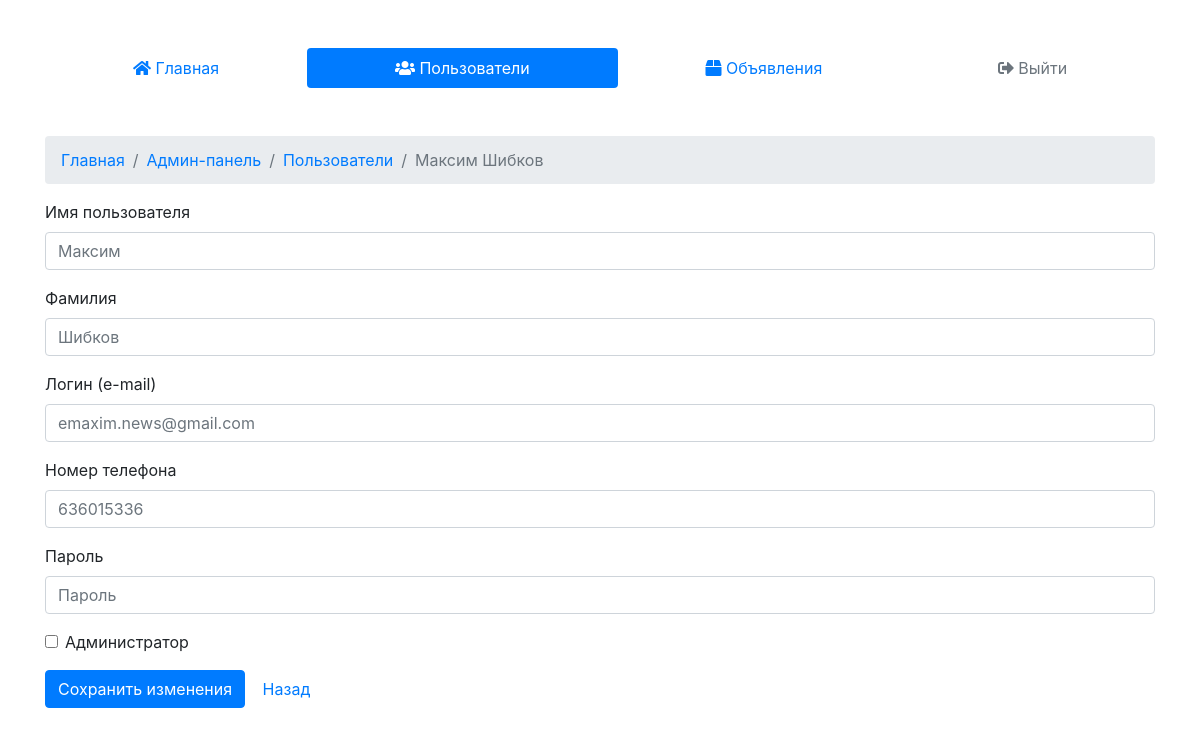
Before: /admin/users/edit/6 (signed in) with the older database file.
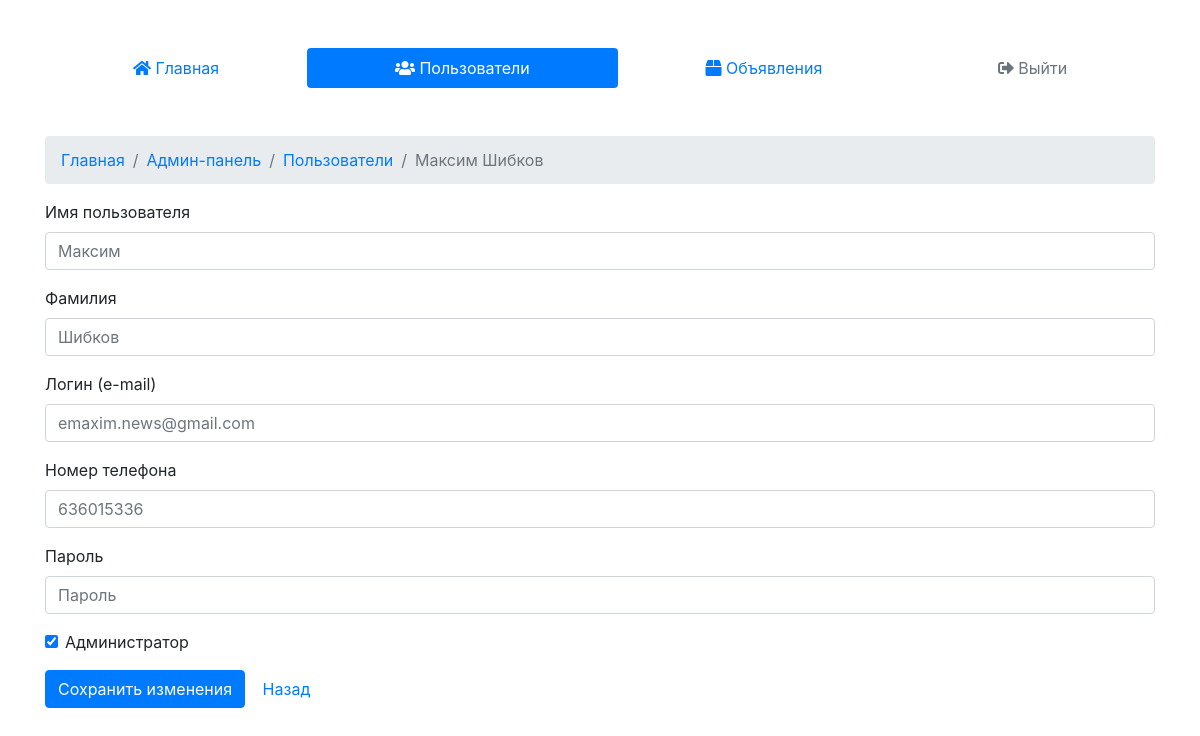
After: the same page with the newer database file.
### tables this page shows
CREATE TABLE `users` (
  `user_id` int(11) NOT NULL,
  `email` varchar(255) NOT NULL,
  `password` varchar(255) NOT NULL,
  `name` varchar(255) NOT NULL,
  `surname` varchar(255) NOT NULL,
  `phone` varchar(255) NOT NULL,
  `admin` int(11) NOT NULL DEFAULT '0'
);

### core/classes/User.class.php (called while the page is built, shortened)
<?php
	class User {
		public static function get($user_id = null) {
			$db = new DB();
			$sel_user = $db->conn()->prepare("SELECT * FROM `users` WHERE `user_id`=:user_id");
			$sel_user->bindParam(":user_id", $user_id);
			$sel_user->execute();
			$sel_user = $sel_user->fetch(PDO::FETCH_ASSOC);
			return $sel_user;
		}
	}
?>

### core/classes/DB.class.php (called while the page is built)
<?php
	class DB {
		private $pdo;
		public function __construct() {
			$dsn = "mysql:host=localhost;dbname=mbk_shop_user;charset=utf8";
			$opt = [
					PDO::ATTR_ERRMODE            => PDO::ERRMODE_EXCEPTION,
					PDO::ATTR_DEFAULT_FETCH_MODE => PDO::FETCH_ASSOC,
					PDO::ATTR_EMULATE_PREPARES   => false,
			];
			$test_pdo = new PDO($dsn, "olga", "olga", $opt);
			if ($test_pdo == true) {
				$this->pdo = $test_pdo;
			} else {
				throw new Exception("Ошибка подключения к базе данных.");
			}
		}
		public function conn () {
			return $this->pdo;
		}
	}
?>

### templates/Default/admin/edit-user.php (the view, shortened to what this page needs)
<!doctype html>
<html lang="en">
<head>
  <link rel="stylesheet" href="https://stackpath.bootstrapcdn.com/bootstrap/4.1.3/css/bootstrap.min.css">
  <link rel="stylesheet" href="https://use.fontawesome.com/releases/v5.4.2/css/all.css">
</head>
<body>
  <div class="container">
    <div class="row">
      <div class="col-md-12 mt-5">
        <nav class="nav nav-pills flex-column flex-sm-row">
          <a class="flex-sm-fill text-sm-center nav-link" href="/admin"><i class="fas fa-home"></i> Главная</a>
          <a class="flex-sm-fill text-sm-center nav-link active" href="/admin/users"><i class="fas fa-users"></i> Пользователи</a>
          <a class="flex-sm-fill text-sm-center nav-link" href="/admin/lots"><i class="fas fa-box"></i> Объявления</a>
          <a class="flex-sm-fill text-sm-center nav-link disabled" href="/logout"><i class="fas fa-sign-out-alt"></i> Выйти</a>
        </nav>
      </div>
    </div>
    <div class="row">
      <div class="col-md-12 mt-5">
        <? if ($this->user != null): ?>
        <nav aria-label="breadcrumb">
          <ol class="breadcrumb">
            <li class="breadcrumb-item"><a href="/">Главная</a></li>
            <li class="breadcrumb-item"><a href="/admin">Админ-панель</a></li>
            <li class="breadcrumb-item"><a href="/admin/users">Пользователи</a></li>
            <li class="breadcrumb-item active" aria-current="page"><?=$this->user['name']?> <?=$this->user['surname']?></li>
          </ol>
        </nav>
        <form>
          <div class="form-group">
            <label for="name">Имя пользователя</label>
            <input type="text" class="form-control" id="name" name="name" placeholder="<?=$this->user['name']?>">
          </div>
          <div class="form-group">
            <label for="surname">Фамилия</label>
            <input type="text" class="form-control" id="surname" name="surname" placeholder="<?=$this->user['surname']?>">
          </div>
          <div class="form-group">
            <label for="email">Логин (e-mail)</label>
            <input type="text" class="form-control" id="email" name="email" placeholder="<?=$this->user['email']?>"  autocomplete="new-password">
          </div>
          <div class="form-group">
            <label for="phone">Номер телефона</label>
            <input type="text" class="form-control" id="phone" name="phone" placeholder="<?=$this->user['phone']?>">
          </div>
          <div class="form-group">
            <label for="password">Пароль</label>
            <input type="password" class="form-control" id="password" name="password" placeholder="Пароль"  autocomplete="new-password">
          </div>
          <div class="form-group form-check">
            <input type="checkbox" class="form-check-input" name="is_admin" id="is_admin" <? if ($this->user['admin'] == 1): ?>checked<? endif; ?>>
            <label class="form-check-label" for="is_admin">Администратор</label>
          </div>
          <button type="submit" class="btn btn-primary">Сохранить изменения</button>
          <a href="/admin/users" class="btn btn-default">Назад</a>
        </form>
      <? endif; ?>
      </div>
    </div>
  </div>
</body>
</html>

Changed rows visible on the page:
changed users "Максим": admin "☐" → "☑"
